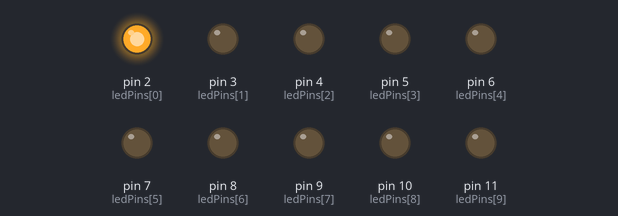
Bench run of a sketch on a simulated Arduino Uno, built with avr-gcc and run on an emulated ATmega328P. Parts: output pins drawn as LEDs (lit = HIGH).

Above: at 0.02 s.
At 0.37 s:
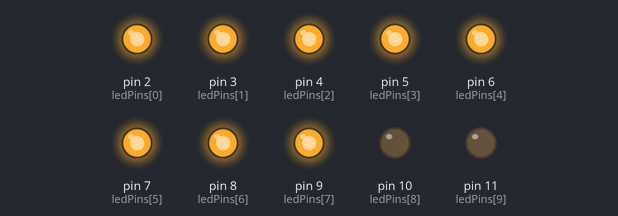
At 0.72 s:
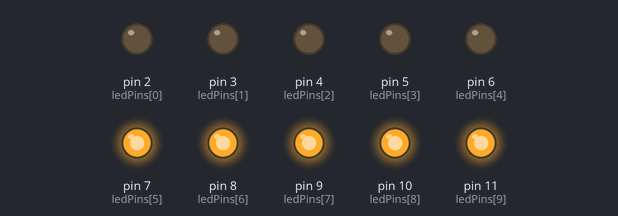
At 1.47 s:
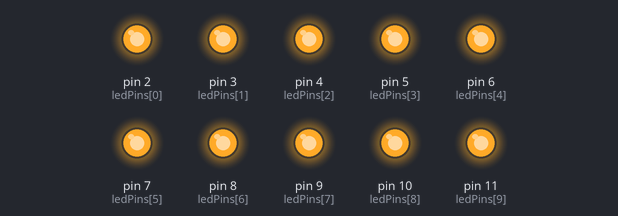
At 2.17 s:
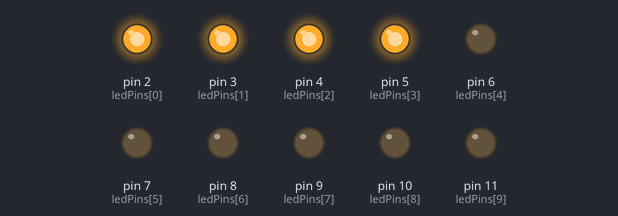
At 2.92 s:
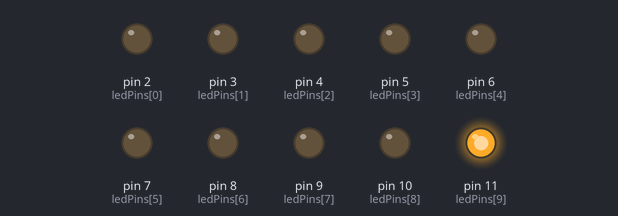
Timing chart, 0 to 3.2 s (numbered marks = the images above):
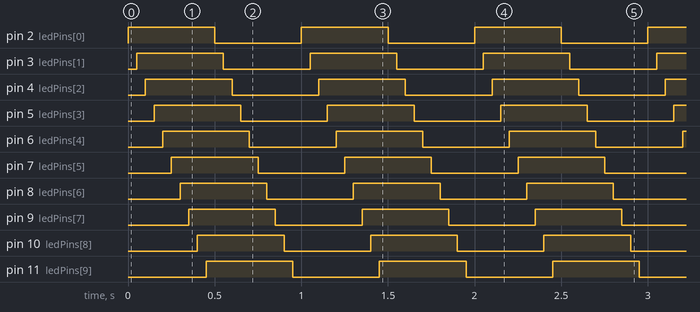

The sketch:

Sam-Allumer_10_LEDs.ino
```cpp
const int ledPins[] = {2, 3, 4, 5, 6, 7, 8, 9, 10, 11}; //Déclaration des broches de LEDs
int numLeds = 10; //Nombre total de LEDs

void setup() {
  // Initialisation des LEDs comme sorties:
  for(int i=0; i<numLeds; i++){
    pinMode(ledPins[i], OUTPUT);
  }
}

void loop() {
  // Allumer les LEDs une par une:
  for(int i=0; i<numLeds; i++){
    digitalWrite (ledPins[i], HIGH); //Allume la LED
    delay(50); //Pause de 1 seconde
  }

  // Eteindre les LEDs une par une dans le même sens:
  for(int i=0; i<numLeds; i++){
    digitalWrite (ledPins[i], LOW); //Allume la LED
    delay(50); //Pause de 1 seconde
  }

}
```

Measured:
- by itself, pin 2 (ledPins[0]), pin 3 (ledPins[1]), pin 4 (ledPins[2]), pin 5 (ledPins[3]), pin 6 (ledPins[4]), pin 7 (ledPins[5]), pin 8 (ledPins[6]), pin 9 (ledPins[7]), pin 10 (ledPins[8]), pin 11 (ledPins[9]): alternates HIGH for 0.50 s and LOW for 0.50 s
- by itself, everything shown: repeats every 1.0 s, in 20 steps
